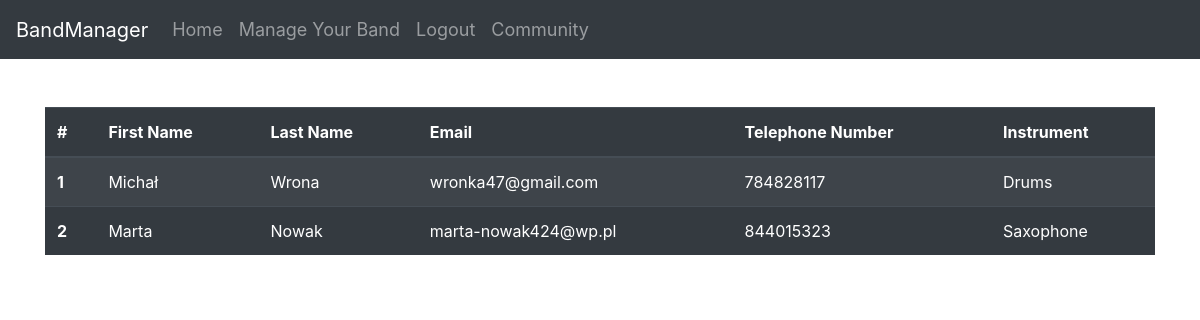
Screenshot of /community (signed in) with the database file from the repository.
### website/models.py (models this page shows)
class User(db.Model, UserMixin):
    id = db.Column(db.Integer, primary_key=True, unique=True)
    first_name = db.Column(db.String(150))
    surname = db.Column(db.String(150))
    email = db.Column(db.String(150), unique=True)
    password = db.Column(db.String(150))
    telephone_number = db.Column(db.Integer)
    instrument = db.Column(db.String(150))
    band_id = db.Column(db.Integer)
    wallet = db.Column(db.Integer, default=0)
    band = db.relationship('Band')
    messages = db.relationship('Message')

### website/views.py (the view)
@views.route('/community', methods=['GET'])
@login_required
def community_show():
    users = User.query.all()
    return render_template('community.html', user=current_user, users=users)

### website/templates/community.html (shortened to what this page needs)
{% extends "base.html" %}
{% block content %}
<br></br>
<table class="table table-striped table-dark">
    <thead class="thead-dark">
      <tr>
        <th scope="col">#</th>
        <th scope="col">First Name</th>
        <th scope="col">Last Name </th>
        <th scope="col">Email</th>
        <th scope="col">Telephone Number</th>
        <th scope="col">Instrument</th>
      </tr>
    </thead>
    <tbody>
    {% for user in users %}
        <tr>
            <th scope="row">{{user.id}}</th>
            <td>{{user.first_name}}</td>
            <td>{{user.surname}}</td>
            <td>{{user.email}}</td>
            <td>{{user.telephone_number}}</td>
            <td>{{user.instrument}}</td>
        </tr>
    {% endfor %}
    </tbody>
  </table>
{% endblock %}

### rows the page displays
User: id "1", first_name "Michał", surname "Wrona", email "wronka47@gmail.com", telephone_number "784828117", instrument "Drums"
User: id "2", first_name "Marta", surname "Nowak", email "marta-nowak424@wp.pl", telephone_number "844015323", instrument "Saxophone"
